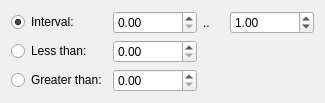
<?xml version="1.0" encoding="UTF-8"?>
<ui version="4.0">
 <class>EditFloatMarkerWidget</class>
 <widget class="QWidget" name="EditFloatMarkerWidget">
  <property name="geometry">
   <rect>
    <x>0</x>
    <y>0</y>
    <width>325</width>
    <height>92</height>
   </rect>
  </property>
  <property name="windowTitle">
   <string>Form</string>
  </property>
  <layout class="QGridLayout" name="gridLayout">
   <item row="0" column="0">
    <widget class="QRadioButton" name="intervalButton">
     <property name="text">
      <string>Interval:</string>
     </property>
     <property name="checked">
      <bool>true</bool>
     </property>
    </widget>
   </item>
   <item row="0" column="1" colspan="2">
    <layout class="QHBoxLayout" name="horizontalLayout">
     <item>
      <widget class="QDoubleSpinBox" name="intMinBox">
       <property name="maximum">
        <double>400000000.000000000000000</double>
       </property>
      </widget>
     </item>
     <item>
      <widget class="QLabel" name="label">
       <property name="text">
        <string>..</string>
       </property>
      </widget>
     </item>
     <item>
      <widget class="QDoubleSpinBox" name="intMaxBox">
       <property name="maximum">
        <double>400000000.000000000000000</double>
       </property>
       <property name="value">
        <double>1.000000000000000</double>
       </property>
      </widget>
     </item>
    </layout>
   </item>
   <item row="1" column="0">
    <widget class="QRadioButton" name="lessButton">
     <property name="text">
      <string>Less than:</string>
     </property>
    </widget>
   </item>
   <item row="1" column="1">
    <widget class="QDoubleSpinBox" name="lessBox">
     <property name="maximum">
      <double>400000000.000000000000000</double>
     </property>
    </widget>
   </item>
   <item row="1" column="2">
    <spacer name="horizontalSpacer">
     <property name="orientation">
      <enum>Qt::Horizontal</enum>
     </property>
     <property name="sizeHint" stdset="0">
      <size>
       <width>66</width>
       <height>20</height>
      </size>
     </property>
    </spacer>
   </item>
   <item row="2" column="0">
    <widget class="QRadioButton" name="greaterButton">
     <property name="text">
      <string>Greater than:</string>
     </property>
    </widget>
   </item>
   <item row="2" column="1">
    <widget class="QDoubleSpinBox" name="greaterBox">
     <property name="maximum">
      <double>400000000.000000000000000</double>
     </property>
    </widget>
   </item>
   <item row="2" column="2">
    <spacer name="horizontalSpacer_2">
     <property name="orientation">
      <enum>Qt::Horizontal</enum>
     </property>
     <property name="sizeHint" stdset="0">
      <size>
       <width>66</width>
       <height>20</height>
      </size>
     </property>
    </spacer>
   </item>
  </layout>
 </widget>
 <resources/>
 <connections>
  <connection>
   <sender>intervalButton</sender>
   <signal>toggled(bool)</signal>
   <receiver>intMinBox</receiver>
   <slot>setEnabled(bool)</slot>
   <hints>
    <hint type="sourcelabel">
     <x>78</x>
     <y>23</y>
    </hint>
    <hint type="destinationlabel">
     <x>111</x>
     <y>23</y>
    </hint>
   </hints>
  </connection>
  <connection>
   <sender>intervalButton</sender>
   <signal>toggled(bool)</signal>
   <receiver>intMaxBox</receiver>
   <slot>setEnabled(bool)</slot>
   <hints>
    <hint type="sourcelabel">
     <x>89</x>
     <y>15</y>
    </hint>
    <hint type="destinationlabel">
     <x>187</x>
     <y>14</y>
    </hint>
   </hints>
  </connection>
  <connection>
   <sender>lessButton</sender>
   <signal>toggled(bool)</signal>
   <receiver>lessBox</receiver>
   <slot>setEnabled(bool)</slot>
   <hints>
    <hint type="sourcelabel">
     <x>58</x>
     <y>47</y>
    </hint>
    <hint type="destinationlabel">
     <x>117</x>
     <y>49</y>
    </hint>
   </hints>
  </connection>
  <connection>
   <sender>greaterButton</sender>
   <signal>toggled(bool)</signal>
   <receiver>greaterBox</receiver>
   <slot>setEnabled(bool)</slot>
   <hints>
    <hint type="sourcelabel">
     <x>74</x>
     <y>74</y>
    </hint>
    <hint type="destinationlabel">
     <x>114</x>
     <y>75</y>
    </hint>
   </hints>
  </connection>
 </connections>
</ui>
